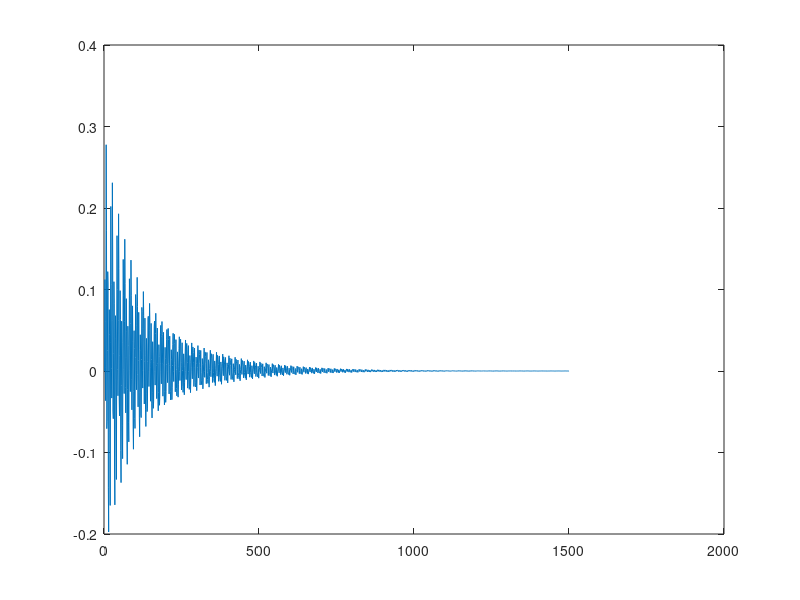

This chart was generated by the following MATLAB code:
clear all
close all
N=1500;
s=0.1*sin(0.23*pi*[1:N]);
w=0.45*(0.1+sin(0.7*pi*[1:N])+sin(0.4*pi*[1:N])+0.3*sin(0.1*pi*[1:N]));
G=0.2*[0.8,1.4,0.7];
a=[1 0 0];
F=[0 0 0]';
lg=length(G);
v=zeros([1,N]);
mu=0.05;
d=filter(G,a,w);
V=d+s;
X=toeplitz(w,[w(1) zeros(1,2)])';
error=zeros(1,N);
e=zeros(1,N);
RecovErr=zeros(1,N);
for i=lg:N
    error(i)=d(i)-X(:,i)'*F;
    F=F+mu*X(:,i)*error(i);  
    ww=w(1,[i:-1:i-lg+1])
    v(1,i)=G*ww'+s(1,i);
    e(i)=v(1,i)-F'*ww';
    RecovErr(i)=e(i)-s(i);
end
sum_square_error=(F(1)-G(1))^2+(F(2)-G(2))^2+(F(3)-G(3))^2
plot(RecovErr);
